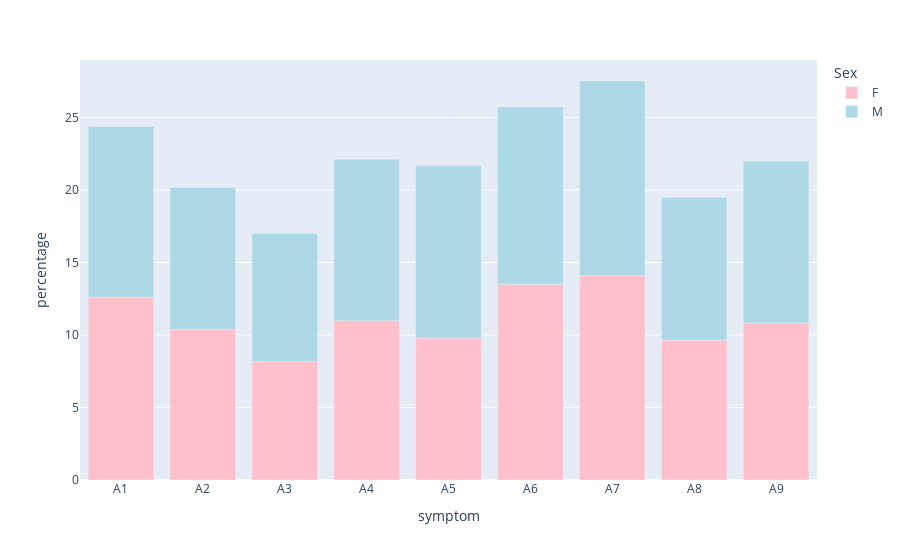

Write notebook code for a chart like this one.
### Code cell
# ASD 환자중에 Q10 검사에서 각 문항에 응답한 성비

# Filter out rows with 'YES' in the 'Class/ASD' column
asd_data = dataset[dataset['ASD_traits'] == 'Yes']

# Group the data by gender and compute the sum of each symptom column
gender_totals = asd_data.groupby('Sex').sum().iloc[:, 1:10]

# Calculate the percentage values by dividing the summed values by the row sums
percentage_data = gender_totals.div(gender_totals.sum(axis=1), axis=0) * 100

# Reshape the percentage data frame into a long format using the 'melt' function
melted_data = pd.melt(percentage_data.reset_index(), id_vars='Sex', var_name='symptom', value_name='percentage')

# Create a bar plot to visualize the percentage of symptoms by gender
fig = px.bar(melted_data, x='symptom', y='percentage', color='Sex',
             color_discrete_map={'M': 'lightblue', 'F': 'pink'})
fig.show()

### Figure 1 — Plotly figure (JSON) as saved in the notebook; plotly's stock layout.template omitted (floating-point values rounded to 4 significant figures)
{"data": [{"alignmentgroup": "True", "hovertemplate": "Sex=F<br>symptom=%{x}<br>percentage=%{y}<extra></extra>", "legendgroup": "F", "marker": {"color": "pink", "pattern": {"shape": ""}}, "name": "F", "offsetgroup": "F", "orientation": "v", "showlegend": true, "textposition": "auto", "type": "bar", "x": ["A1", "A2", "A3", "A4", "A5", "A6", "A7", "A8", "A9"], "xaxis": "x", "y": [12.61, 10.39, 8.16, 10.98, 9.792, 13.5, 14.09, 9.644, 10.83], "yaxis": "y"}, {"alignmentgroup": "True", "hovertemplate": "Sex=M<br>symptom=%{x}<br>percentage=%{y}<extra></extra>", "legendgroup": "M", "marker": {"color": "lightblue", "pattern": {"shape": ""}}, "name": "M", "offsetgroup": "M", "orientation": "v", "showlegend": true, "textposition": "auto", "type": "bar", "x": ["A1", "A2", "A3", "A4", "A5", "A6", "A7", "A8", "A9"], "xaxis": "x", "y": [11.76, 9.783, 8.835, 11.14, 11.87, 12.22, 13.41, 9.837, 11.14], "yaxis": "y"}], "layout": {"barmode": "relative", "legend": {"title": {"text": "Sex"}, "tracegroupgap": 0}, "margin": {"t": 60}, "xaxis": {"anchor": "y", "domain": [0, 1], "title": {"text": "symptom"}}, "yaxis": {"anchor": "x", "domain": [0, 1], "title": {"text": "percentage"}}}}
